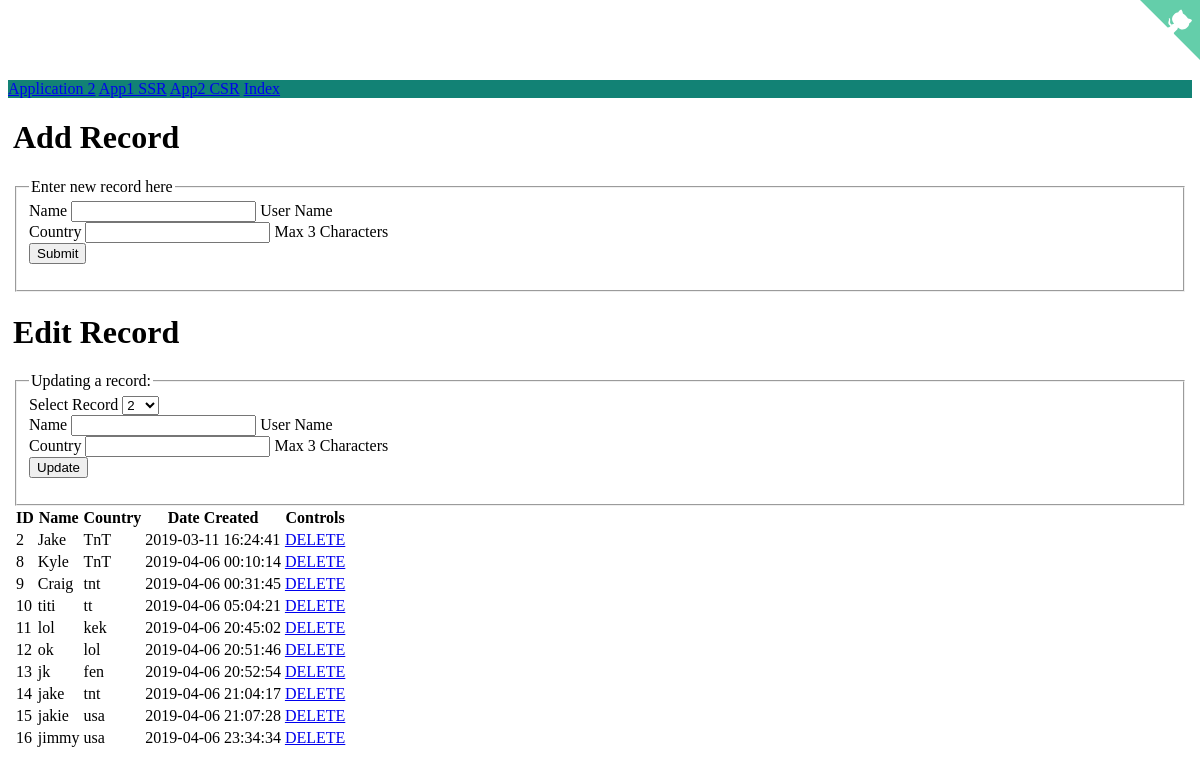
The app's page /app1, older data.
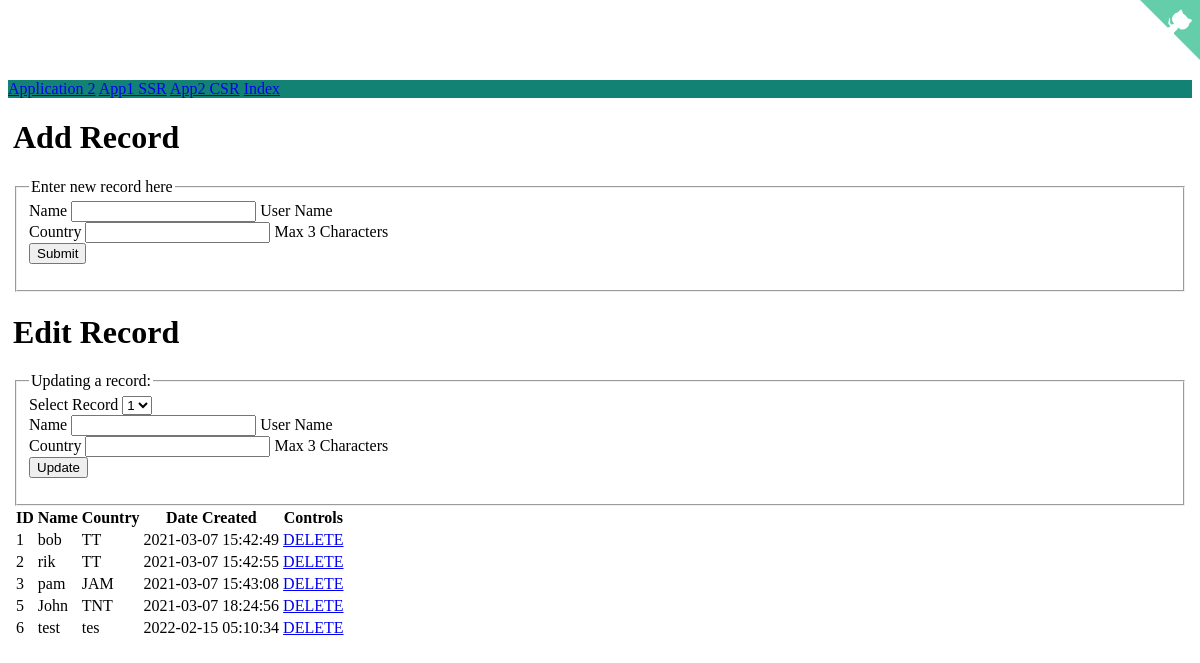
The same page, newer data.
### main.py (models this page shows, shortened)
class Person(db.Model):
    __tablename__ = 'persons'
    id = Column(Integer, primary_key=True, autoincrement="auto")
    name = Column(String(50), unique=True)
    date_created = Column(DateTime(), server_default=func.now())
    country = Column(String(3), default='TnT')
    def toDict(self):
        return {
            'id': self.id,
            'name': self.name,
            'date_created': self.date_created,
            'country': self.country
        }

### main.py (the view)
@app.route('/app1')
def app1():
    records = Person.query.all()
    records = list(map(lambda object: object.toDict(), records))
    response = jsonify(records)
    return render_template("app1.html", person=None, records=records)

### templates/app1.html (shortened to what the changed rows need)
<html lang="en">
    <head>
        <link rel="stylesheet" href="https://unpkg.com/bootstrap-material-design@4.1.1/dist/css/bootstrap-material-design.min.css">
    </head>
    <body>
        <div class="container">
            <div class="row">
                <div class="col-sm-4">
                        <div class="row">
                            <div>
                                <h1>Add Record</h1>
                            </div>
                        </div>
                        <div class="row">
                            <h1>Edit Record</h1>
                        </div>
                        <div class="row">
                            <fieldset>
                                <form method="POST" action="/persons/update">
                                    <div class="form-group">
                                        <label for="recSelect">Select Record</label>
                                        <select name="id" class="form-control">
                                            {% for user in records %}
                                                <option>{{user.id}}</option>
                                            {% endfor %}
                                        </select>
                                    </div>
                                </form>
                            </fieldset>
                        </div>
                </div>
                <div class="col-sm-8">
                    <table class="table table-striped table-hover">
                        <thead class="thead-dark">
                            <tr>
                                <th>ID</th><th>Name</th><th>Country</th><th>Date Created</th><th>Controls</th>
                            </tr>
                        </thead>
                        <tbody>
                            {% for user in records %}
                            <tr>
                                <td>{{user.id}}</td>
                                <td>{{user.name}}</td>
                                <td>{{user.country}}</td>
                                <td>{{user.date_created}}</td>
                                <td>
                                    <a class="btn btn-primary" href="/persons/delete/{{user.id}}">DELETE</a>
                                </td>
                            </tr>
                            {% endfor %}
                        </tbody>
                    </table>
                </div>
            </div>
        </div>
    </body>
</html>

Row changes from the older to the newer data that the page shows:
removed Person: id "8", name "Kyle", country "TnT", date_created "2019-04-06 00:10:14"
removed Person: id "9", name "Craig", country "tnt", date_created "2019-04-06 00:31:45"
removed Person: id "10", name "titi", country "tt", date_created "2019-04-06 05:04:21"
removed Person: id "11", name "lol", country "kek", date_created "2019-04-06 20:45:02"
removed Person: id "12", name "ok", country "lol", date_created "2019-04-06 20:51:46"
removed Person: id "13", name "jk", country "fen", date_created "2019-04-06 20:52:54"
removed Person: id "14", name "jake", country "tnt", date_created "2019-04-06 21:04:17"
removed Person: id "15", name "jakie", country "usa", date_created "2019-04-06 21:07:28"
removed Person: id "16", name "jimmy", country "usa", date_created "2019-04-06 23:34:34"
added Person: id "1", name "bob", country "TT", date_created "2021-03-07 15:42:49"
changed Person id 2: name "Jake" → "rik"; country "TnT" → "TT"; date_created "2019-03-11 16:24:41" → "2021-03-07 15:42:55"
added Person: id "3", name "pam", country "JAM", date_created "2021-03-07 15:43:08"
added Person: id "5", name "John", country "TNT", date_created "2021-03-07 18:24:56"
added Person: id "6", name "test", country "tes", date_created "2022-02-15 05:10:34"
Text that changed along with them:
form field id: "2" → "1"
